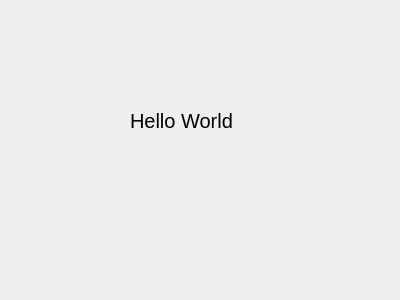
<?xml version="1.0" encoding="UTF-8"?>
<ui version="4.0">
 <class>QHomeWidget</class>
 <widget class="QWidget" name="QHomeWidget">
  <property name="geometry">
   <rect>
    <x>0</x>
    <y>0</y>
    <width>400</width>
    <height>300</height>
   </rect>
  </property>
  <property name="windowTitle">
   <string>Form</string>
  </property>
  <widget class="QLabel" name="helloUser">
   <property name="geometry">
    <rect>
     <x>130</x>
     <y>90</y>
     <width>231</width>
     <height>61</height>
    </rect>
   </property>
   <property name="font">
    <font>
     <pointsize>15</pointsize>
    </font>
   </property>
   <property name="text">
    <string>Hello World</string>
   </property>
  </widget>
 </widget>
 <resources/>
 <connections/>
</ui>
